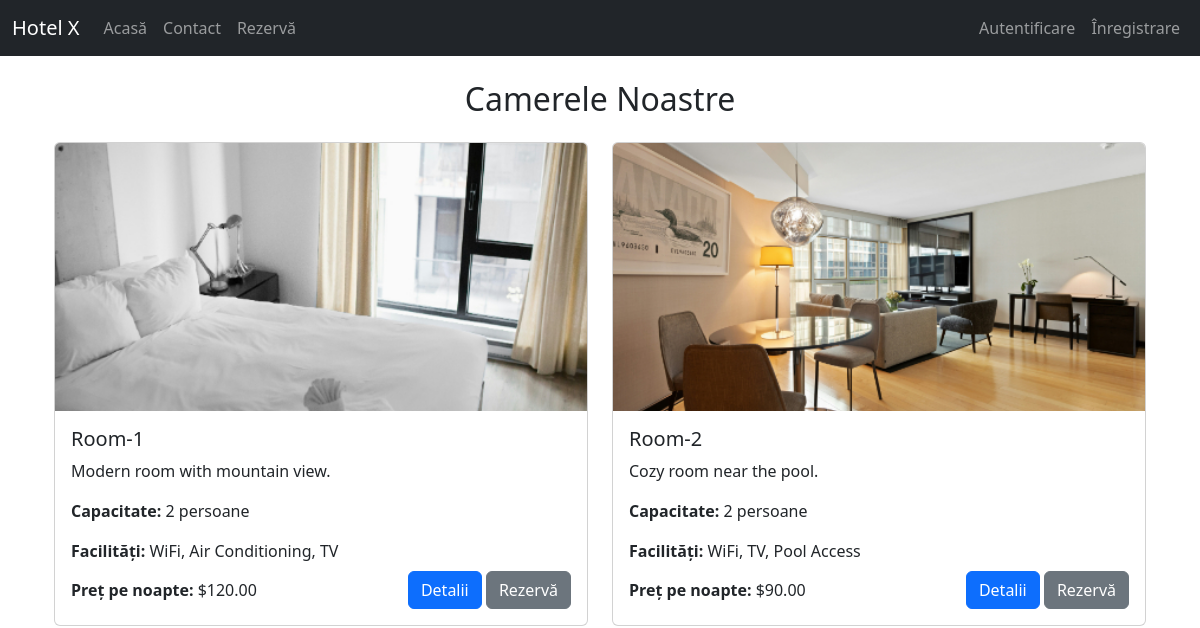
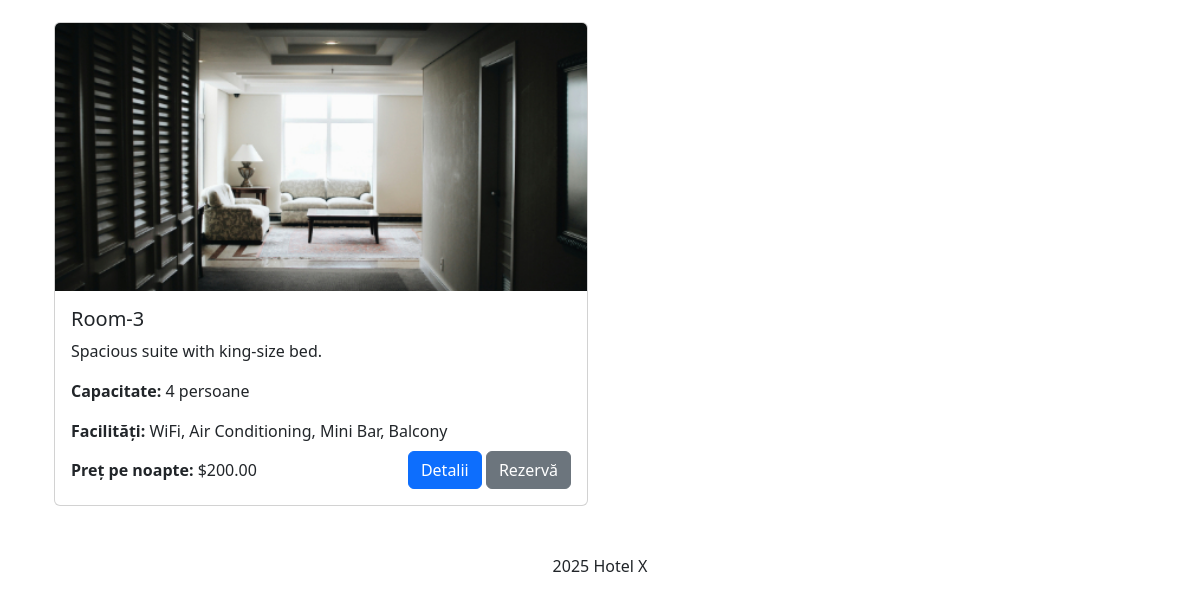
Before: / with the older database file (2 pictures, top to bottom).
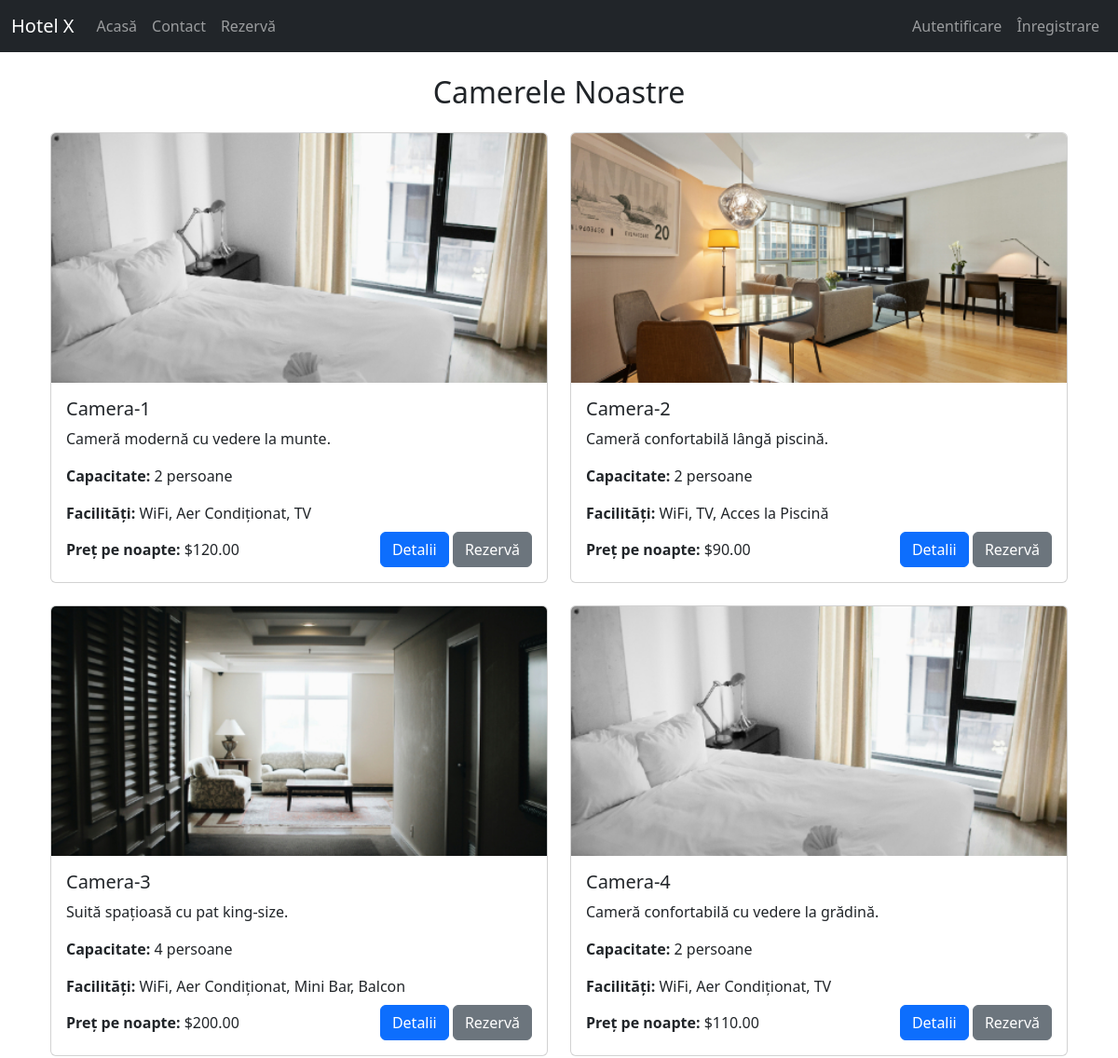
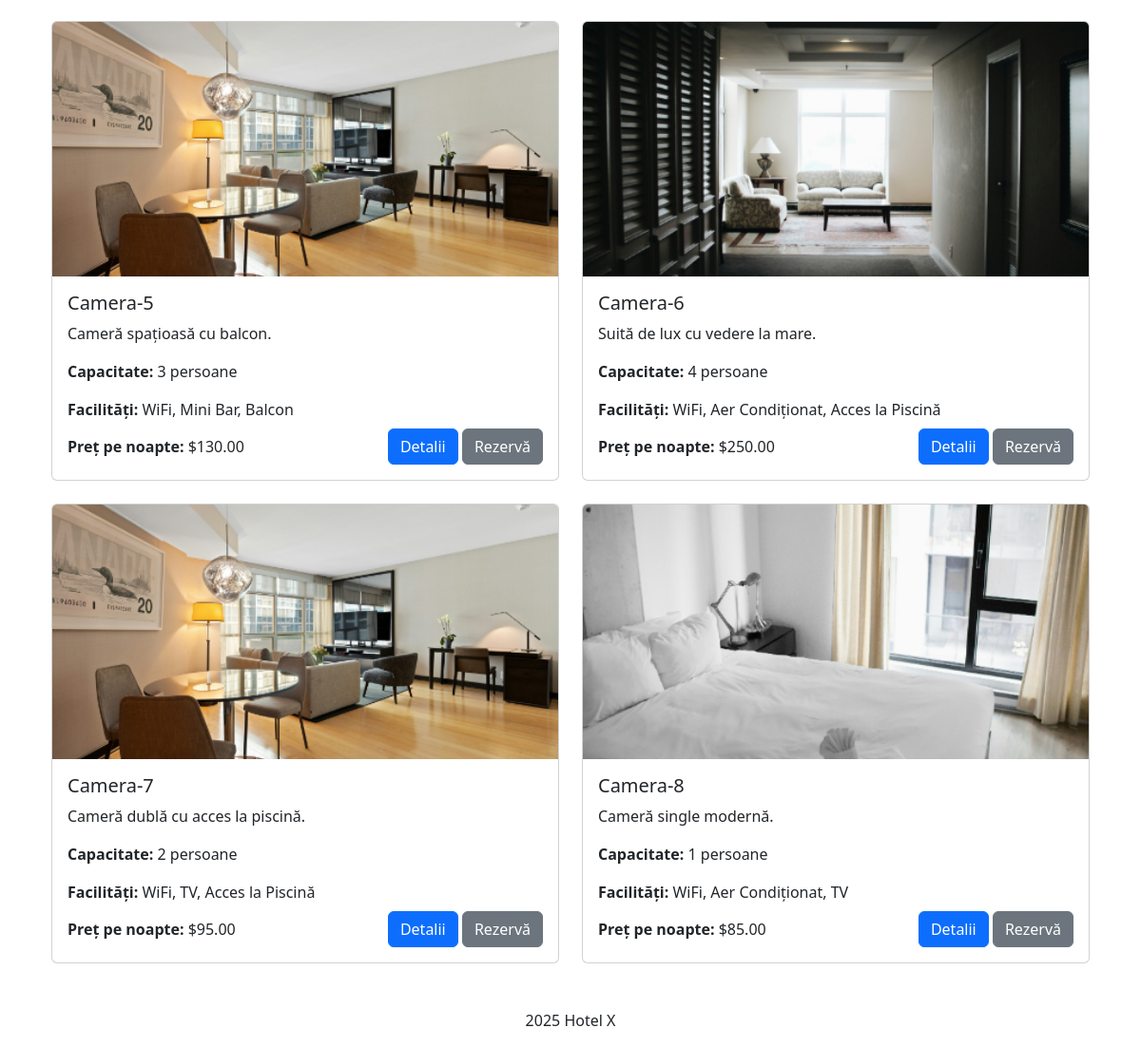
After: the same page with the newer database file (2 pictures, top to bottom).
### tables this page shows
CREATE TABLE rooms (
    id INT AUTO_INCREMENT PRIMARY KEY,
    name VARCHAR(100) NOT NULL,
    description TEXT NOT NULL,
    image_url VARCHAR(255) NOT NULL,
    images JSON DEFAULT NULL,
    price_per_night DECIMAL(10, 2) NOT NULL,
    capacity INT NOT NULL,
    floor INT NOT NULL,
    popular TINYINT(1) DEFAULT 0,
    available_rooms INT NOT NULL DEFAULT 0,
    created_at TIMESTAMP DEFAULT CURRENT_TIMESTAMP
);

### routes/web.php (called while the page is built)
<?php
$routes = [
    '/' => 'HomeController@index',
    '/contact' => 'ContactController@contact',
    '/contact/submit' => 'ContactController@submit',
    '/account' => 'AccountController@index',
    '/account/cancel' => 'AccountController@cancelBooking',
    '/account/pdf' => 'PdfController@generateReceipt',
    '/account/change_currency' => 'UserController@changeCurrency',
    '/404' => 'ErrorController@notFound',
    '/register' => 'UserController@register',
    '/login' => 'UserController@login',
    '/logout' => 'UserController@logout',
    '/verify' => 'UserController@verify',
    '/admin' => 'AdminController@index',
    '/admin/bookings' => 'AdminController@bookings',
    '/admin/analytics' => 'AdminController@analytics',
    '/admin/cancel' => 'AdminController@cancelBooking',
    '/room' => 'RoomController@details',
    '/room/create' => 'RoomController@create',
    '/room/edit' => 'RoomController@edit',
    '/rooms/available' => 'RoomController@getAvailableRooms',
    '/book' => 'BookingController@book',
    '/api/rooms/available' => 'ApiController@getAvailableRooms',
    '/api/addons' => 'ApiController@getAddons',
    '/api/room' => 'ApiController@getRoomById',
    '/api/book' => 'BookingController@finalizeBooking',
    '/api/convertAmount' => 'ApiController@convertAmount',
];
return $routes;

### app/controllers/HomeController.php (called while the page is built, shortened)
<?php
class HomeController
{
    public function index()
    {
        $rooms = Room::getAllRooms();
        require __DIR__ . '/../views/layout.php';
    }
}

### app/models/Room.php (called while the page is built, shortened)
<?php
class Room
{
    public static function getAllRooms()
    {
        $db = Database::getInstance()->getConnection();
        $stmt = $db->query("
            SELECT rooms.*, GROUP_CONCAT(facilities.name SEPARATOR ', ') AS facilities
            FROM rooms
            LEFT JOIN room_facilities ON rooms.id = room_facilities.room_id
            LEFT JOIN facilities ON room_facilities.facility_id = facilities.id
            GROUP BY rooms.id
        ");
        return $stmt->fetchAll(PDO::FETCH_ASSOC);
    }
}
?>

### app/helpers/convertPrice.php (called while the page is built, shortened)
<?php
function convertPrice($amount, $currency = 'USD')
{
    if($currency === 'USD') {
        return formatPrice($amount, $currency);
    }
    $convertedAmount = getLiveConversionRate($amount, 'USD', $currency);
    return formatPrice($convertedAmount, $currency);
}
function formatPrice($amount, $currency)
{
    $currencySymbols = [
        'USD' => '$',
        'EUR' => '€',
        'GBP' => '£',
        'JPY' => '¥',
        'INR' => '₹',
        'CNY' => '¥',
        'AUD' => 'A$',
        'CAD' => 'C$',
        'CHF' => 'CHF',
    ];
    if (isset($currencySymbols[$currency])) {
        $symbol = $currencySymbols[$currency];
    } else {
        $symbol = $currency;
    }
    return $symbol . number_format($amount, 2);
}
?>

### app/views/home.php (the view, shortened to what this page needs)
<?php
    require_once __DIR__ . '/../helpers/convertPrice.php';
    $preferred_currency = $_SESSION['preferred_currency'];
    ?>
<div class="container-md mt-4">
    <h2 class="text-center mb-4">Camerele Noastre</h2>
    <div class="row">
        <?php foreach ($rooms as $room): ?>
            <div class="col-md-6 mb-4">
                <div class="card">
                    <img src="<?php echo htmlspecialchars($room['image_url'] ?? ''); ?>" class="card-img-top" alt="<?php echo htmlspecialchars($room['name']); ?>" style="height: 268px; object-fit: cover;">
                    <div class="card-body">
                        <h5 class="card-title"><?php echo htmlspecialchars($room['name']); ?></h5>
                        <p class="card-text"><?php echo htmlspecialchars($room['description']); ?></p>
                        <p class="card-text"><strong>Capacitate:</strong> <?php echo htmlspecialchars($room['capacity']); ?> persoane</p>
                        <p class="my-2"><strong>Facilități:</strong> <?php echo isset($room['facilities']) ? htmlspecialchars($room['facilities']) : 'N/A'; ?></p>
                        <div class="d-flex justify-content-between align-items-center">
                            <p class="card-text m-0"><strong>Preț pe noapte:</strong> <?php echo htmlspecialchars(convertPrice($room['price_per_night'],$preferred_currency)); ?></p>
                            <div>
                                <a href="/room?id=<?php echo $room['id']; ?>" class="btn btn-primary">Detalii</a>
                                <a href="#" class="btn btn-secondary">Rezervă</a>
                            </div>
                        </div>
                    </div>
                </div>
            </div>
        <?php endforeach; ?>
    </div>
</div>

### public/index.php (shortened to what this page needs)
<?php
$routes = require_once __DIR__ . '/../routes/web.php';
$requestUri = parse_url($_SERVER['REQUEST_URI'], PHP_URL_PATH);
if (array_key_exists($requestUri, $routes)) {
    $action = explode('@', $routes[$requestUri]);
    $method = $action[1];
    (new $controller)->$method();
} else {
    http_response_code(404);
    $action = explode('@', $routes['/404']);
    $controller = 'app\\controllers\\' . $action[0];
    $method = $action[1];
    (new $controller)->$method();
}
?>

### app/views/layout.php (shortened to what this page needs)
<!DOCTYPE html>
<html lang="ro">
<head>
    <link href="https://cdn.jsdelivr.net/npm/bootstrap@5.3.3/dist/css/bootstrap.min.css" rel="stylesheet">
</head>
<body>
    <nav class="navbar navbar-expand-lg navbar-dark bg-dark">
        <div class="container-fluid">
            <a class="navbar-brand" href="/">Hotel X</a>
            <div class="collapse navbar-collapse" id="navbarNav">
                <ul class="navbar-nav me-auto mb-2 mb-lg-0">
                    <li class="nav-item">
                        <a class="nav-link" href="/">Acasă</a>
                    </li>
                    <li class="nav-item">
                        <a class="nav-link" href="/contact">Contact</a>
                    </li>
                    <li class="nav-item">
                        <a class="nav-link" href="/book">Rezervă</a>
                    </li>
                </ul>
                <ul class="navbar-nav">
                    <?php if (isset($_SESSION['user'])): ?>
                        <li class="nav-item">
                            <a class="nav-link" href="/account">Contul Meu</a>
                        </li>
                        <li class="nav-item">
                            <a class="nav-link" href="/logout">Deconectare</a>
                        </li>
                        <?php if (isset($_SESSION['user']['role']) && $_SESSION['user']['role'] === 'admin'): ?>
                            <li class="nav-item">
                                <a class="nav-link" href="/admin">Admin</a>
                            </li>
                        <?php endif; ?>
                    <?php else: ?>
                        <li class="nav-item">
                            <a class="nav-link" href="/login">Autentificare</a>
                        </li>
                        <li class="nav-item">
                            <a class="nav-link" href="/register">Înregistrare</a>
                        </li>
                    <?php endif; ?>
                </ul>
            </div>
        </div>
    </nav>
    <div class="container mt-4">
        <?php include $view; ?>
    </div>
    <footer class="text-center mt-4">
        <p><?php echo date('Y'); ?> Hotel X</p>
    </footer>
</body>
</html>

Changed rows visible on the page:
changed rooms: name "Room-1" → "Camera-1"; description "Modern room with mountain view." → "Cameră modernă cu vedere la munte."; facilities "WiFi, Air Conditioning, TV" → "WiFi, Aer Condiționat, TV"
changed rooms: name "Room-2" → "Camera-2"; description "Cozy room near the pool." → "Cameră confortabilă lângă piscină."; facilities "WiFi, TV, Pool Access" → "WiFi, TV, Acces la Piscină"
changed rooms: name "Room-3" → "Camera-3"; description "Spacious suite with king-size bed." → "Suită spațioasă cu pat king-size."; facilities "WiFi, Air Conditioning, Mini Bar, Balcony" → "WiFi, Aer Condiționat, Mini Bar, Balcon"
added rooms: image_url (picture), name "Camera-4", description "Cameră confortabilă cu vedere la grădină.", capacity "2", facilities "WiFi, Aer Condiționat, TV", price_per_night "$110.00"
added rooms: image_url (picture), name "Camera-5", description "Cameră spațioasă cu balcon.", capacity "3", facilities "WiFi, Mini Bar, Balcon", price_per_night "$130.00"
added rooms: image_url (picture), name "Camera-6", description "Suită de lux cu vedere la mare.", capacity "4", facilities "WiFi, Aer Condiționat, Acces la Piscină", price_per_night "$250.00"
added rooms: image_url (picture), name "Camera-7", description "Cameră dublă cu acces la piscină.", capacity "2", facilities "WiFi, TV, Acces la Piscină", price_per_night "$95.00"
added rooms: image_url (picture), name "Camera-8", description "Cameră single modernă.", capacity "1", facilities "WiFi, Aer Condiționat, TV", price_per_night "$85.00"
